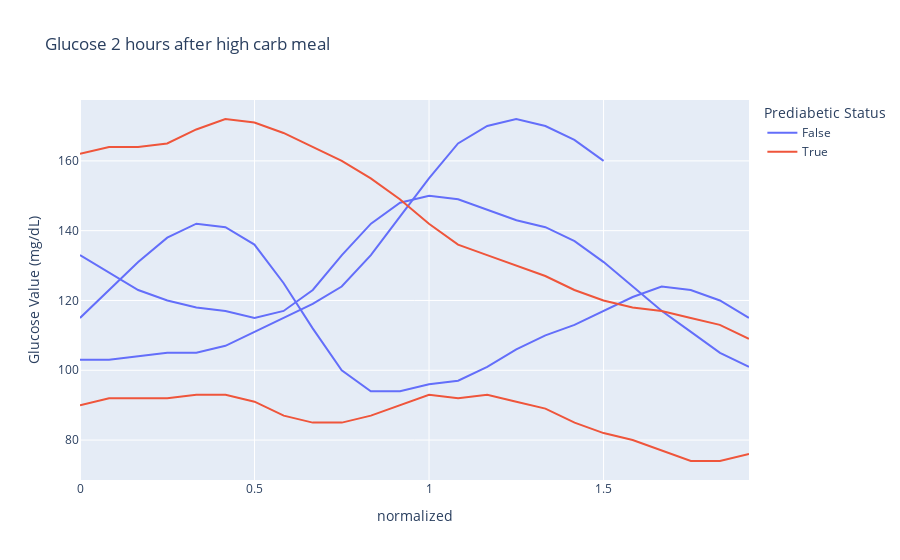

Notebook code for this chart:
### Code cell
# Plot
fig = px.line(
    gc_df,
    x='normalized',
    y='Glucose Value (mg/dL)',
    color='prediabetic',      # color based on diabetes status
    line_group='ID',  # separate line per patient
    title='Glucose 2 hours after high carb meal',
    labels={'prediabetic': 'Prediabetic Status'}
)

fig.show()

### Figure 1 — Plotly figure (JSON) as saved in the notebook; plotly's stock layout.template omitted (floating-point values rounded to 4 significant figures)
{"data": [{"hovertemplate": "Prediabetic Status=False<br>ID=1<br>normalized=%{x}<br>Glucose Value (mg/dL)=%{y}<extra></extra>", "legendgroup": "False", "line": {"color": "#636efa", "dash": "solid"}, "marker": {"symbol": "circle"}, "mode": "lines", "name": "False", "orientation": "v", "showlegend": true, "type": "scatter", "x": [0.0, 0.08333, 0.1667, 0.25, 0.3333, 0.4167, 0.4997, 0.5831, 0.6667, 0.7497, 0.8331, 0.9167, 1.0, 1.083, 1.167, 1.25, 1.333, 1.417, 1.5, 1.583, 1.666, 1.75, 1.833, 1.916], "xaxis": "x", "y": [115.0, 123.0, 131.0, 138.0, 142.0, 141.0, 136.0, 125.0, 112.0, 100.0, 94.0, 94.0, 96.0, 97.0, 101.0, 106.0, 110.0, 113.0, 117.0, 121.0, 124.0, 123.0, 120.0, 115.0], "yaxis": "y"}, {"hovertemplate": "Prediabetic Status=False<br>ID=2<br>normalized=%{x}<br>Glucose Value (mg/dL)=%{y}<extra></extra>", "legendgroup": "False", "line": {"color": "#636efa", "dash": "solid"}, "marker": {"symbol": "circle"}, "mode": "lines", "name": "False", "orientation": "v", "showlegend": false, "type": "scatter", "x": [0.0, 0.08333, 0.1667, 0.2503, 0.3333, 0.4167, 0.5, 0.5833, 0.6669, 0.7503, 0.8336, 0.9169, 1.0, 1.083, 1.167, 1.25, 1.333, 1.417, 1.5, 1.584, 1.667, 1.75, 1.834, 1.917], "xaxis": "x", "y": [133.0, 128.0, 123.0, 120.0, 118.0, 117.0, 115.0, 117.0, 123.0, 133.0, 142.0, 148.0, 150.0, 149.0, 146.0, 143.0, 141.0, 137.0, 131.0, 124.0, 117.0, 111.0, 105.0, 101.0], "yaxis": "y"}, {"hovertemplate": "Prediabetic Status=False<br>ID=14<br>normalized=%{x}<br>Glucose Value (mg/dL)=%{y}<extra></extra>", "legendgroup": "False", "line": {"color": "#636efa", "dash": "solid"}, "marker": {"symbol": "circle"}, "mode": "lines", "name": "False", "orientation": "v", "showlegend": false, "type": "scatter", "x": [0.0, 0.08333, 0.1667, 0.25, 0.3333, 0.4167, 0.5, 0.5831, 0.6667, 0.7497, 0.8333, 0.9167, 0.9997, 1.083, 1.167, 1.25, 1.333, 1.416, 1.5], "xaxis": "x", "y": [103.0, 103.0, 104.0, 105.0, 105.0, 107.0, 111.0, 115.0, 119.0, 124.0, 133.0, 144.0, 155.0, 165.0, 170.0, 172.0, 170.0, 166.0, 160.0], "yaxis": "y"}, {"hovertemplate": "Prediabetic Status=True<br>ID=4<br>normalized=%{x}<br>Glucose Value (mg/dL)=%{y}<extra></extra>", "legendgroup": "True", "line": {"color": "#EF553B", "dash": "solid"}, "marker": {"symbol": "circle"}, "mode": "lines", "name": "True", "orientation": "v", "showlegend": true, "type": "scatter", "x": [0.0, 0.08333, 0.1667, 0.25, 0.3333, 0.4169, 0.5, 0.5836, 0.6667, 0.7503, 0.8333, 0.9169, 1.0, 1.083, 1.167, 1.25, 1.333, 1.417, 1.5, 1.583, 1.667, 1.75, 1.833, 1.917], "xaxis": "x", "y": [90.0, 92.0, 92.0, 92.0, 93.0, 93.0, 91.0, 87.0, 85.0, 85.0, 87.0, 90.0, 93.0, 92.0, 93.0, 91.0, 89.0, 85.0, 82.0, 80.0, 77.0, 74.0, 74.0, 76.0], "yaxis": "y"}, {"hovertemplate": "Prediabetic Status=True<br>ID=9<br>normalized=%{x}<br>Glucose Value (mg/dL)=%{y}<extra></extra>", "legendgroup": "True", "line": {"color": "#EF553B", "dash": "solid"}, "marker": {"symbol": "circle"}, "mode": "lines", "name": "True", "orientation": "v", "showlegend": false, "type": "scatter", "x": [0.0, 0.08333, 0.1664, 0.2497, 0.3331, 0.4164, 0.4997, 0.5831, 0.6664, 0.75, 0.8331, 0.9164, 0.9997, 1.083, 1.166, 1.25, 1.333, 1.416, 1.5, 1.583, 1.666, 1.75, 1.833, 1.916], "xaxis": "x", "y": [162.0, 164.0, 164.0, 165.0, 169.0, 172.0, 171.0, 168.0, 164.0, 160.0, 155.0, 149.0, 142.0, 136.0, 133.0, 130.0, 127.0, 123.0, 120.0, 118.0, 117.0, 115.0, 113.0, 109.0], "yaxis": "y"}], "layout": {"legend": {"title": {"text": "Prediabetic Status"}, "tracegroupgap": 0}, "title": {"text": "Glucose 2 hours after high carb meal"}, "xaxis": {"anchor": "y", "domain": [0, 1], "title": {"text": "normalized"}}, "yaxis": {"anchor": "x", "domain": [0, 1], "title": {"text": "Glucose Value (mg/dL)"}}}}
